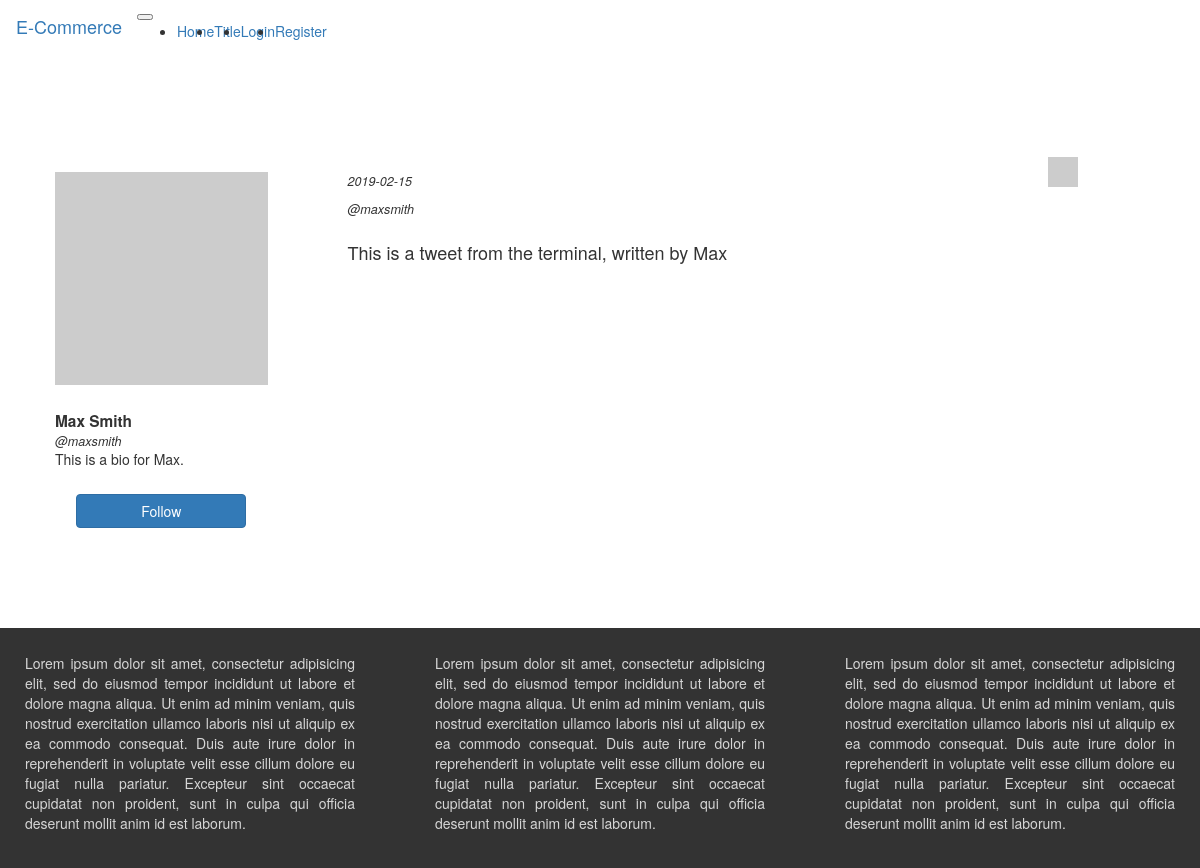
/posts/maxsmith, run on an earlier commit of the app's database.
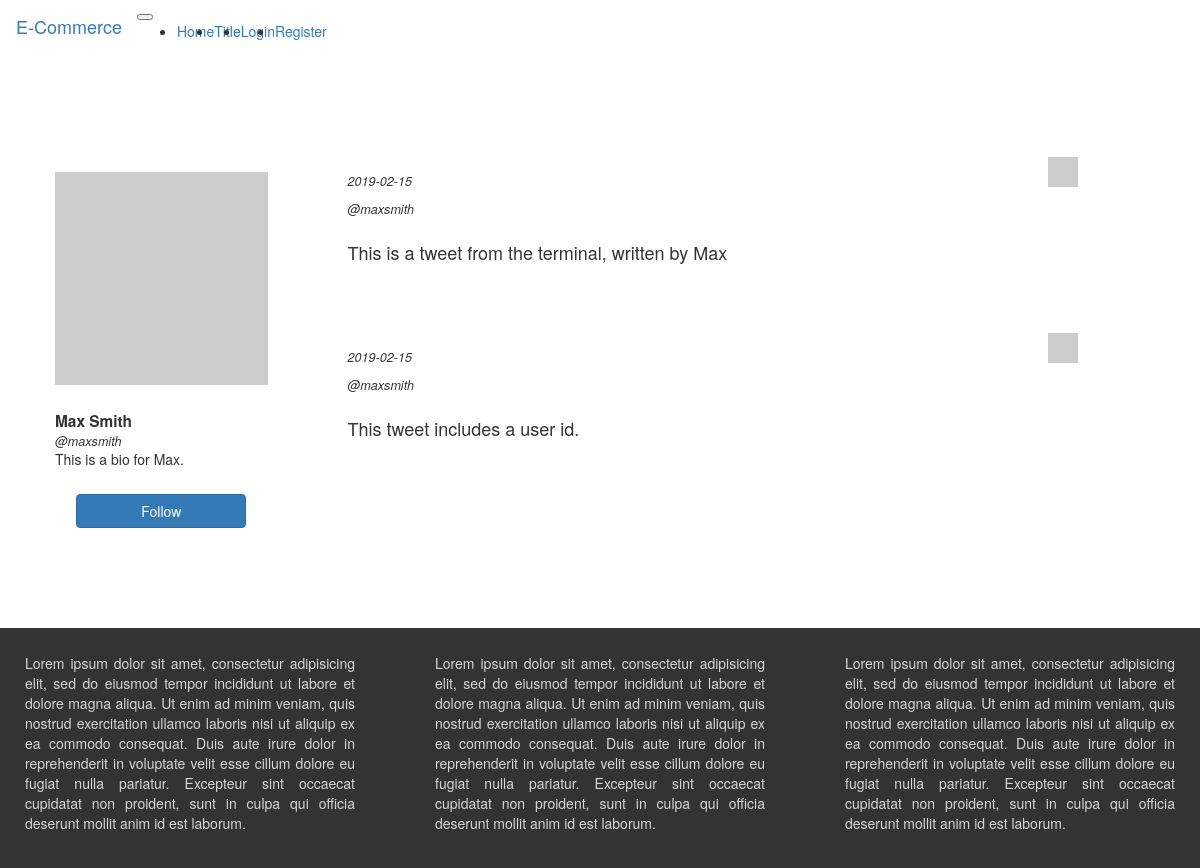
And on a later commit of the database.
### app/models.py (models this page shows, shortened)
class User(db.Model, UserMixin):
    id = db.Column(db.Integer, primary_key=True)
    first_name = db.Column(db.String(50))
    last_name = db.Column(db.String(50))
    age = db.Column(db.Integer)
    bio = db.Column(db.String(150))
    url = db.Column(db.String(150))
    username = db.Column(db.String(30), unique=True, index=True)
    email = db.Column(db.String(120), unique=True)
    password_hash = db.Column(db.String(256))
    posts = db.relationship('Post', backref=db.backref('user', lazy='joined'))

class Post(db.Model):
    post_id = db.Column(db.Integer, primary_key=True)
    user_id = db.Column(db.Integer, db.ForeignKey('user.id'))
    tweet = db.Column(db.String(140))
    date_posted = db.Column(db.DateTime, default=datetime.now().date())

### app/routes.py (the view)
@login_required
@app.route('/posts/<username>', methods=['GET', 'POST'])
def posts(username):
    form = PostForm()
    person = User.query.filter_by(username=username).first()
    if form.validate_on_submit():
        tweet = form.tweet.data
        post = Post(tweet=tweet, user_id=current_user.id)
        db.session.add(post)
        db.session.commit()
        return redirect(url_for('posts', username=username))
    return render_template('posts.html', person=person, title='Posts', form=form, username=username)

### app/templates/posts.html (shortened to what this page needs)
{% extends 'base.html' %}
{% import 'bootstrap/wtf.html' as wtf %}
{% block app_content %}
  <div class="container top-margin-lg">
    <div class="row">
      <div class="col-md-3">
        <div class="card">
          <div class="card-img-top">
            <img src="{{ person.url }}" alt="Profile Image" class="product-img">
          </div>
          <div class="card-title">{{ person.first_name }} {{ person.last_name }}</div>
          <div class="card-subtitle">@{{ person.username }}</div>
          <div class="card-text">
            <p>{{ person.bio }}</p>
          </div>
          <button class="btn btn-primary">Follow</button>
        </div>
      </div>
      <div class="col-md-8 offset-md-1">
        {% for post in person.posts %}
          <div class="row top-margin-sm">
            <div class="col-md-12">
              <div class="card">
                <img src="http://placehold.it/30x30" alt="Profile Image" class="prof_pic">
                <p class="card-subtitle">{{ post.date_posted.date() }}</p>
                <p class="card-subtitle">@{{ person.username }}</p>
                <h4>{{ post.tweet }}</h4>
              </div>
            </div>
          </div>
        {% endfor %}
      </div>
    </div>
  </div>
{% endblock %}

### app/templates/base.html (shortened to what this page needs)
{% extends 'bootstrap/base.html' %}
{% block styles %}
  {{ super() }}
  <link rel="stylesheet" href="../static/css/main.css">
{% endblock %}
{% block navbar %}
<div class="row">
  <div class="col-md-12">
    <nav class="navbar navbar-expand-lg navbar-dark bg-dark">
      <a class="navbar-brand" href="{{ url_for('index') }}">E-Commerce</a>
      <button class="navbar-toggler" type="button" data-toggle="collapse" data-target="#navbarSupportedContent" aria-controls="navbarSupportedContent" aria-expanded="false" aria-label="Toggle navigation">
      </button>
      <div class="collapse navbar-collapse" id="navbarSupportedContent">
        <ul class="navbar-nav mr-auto">
          {% if title == 'Home' %}
          <li class="nav-item active">
          {% else %}
          <li class="nav-item">
          {% endif %}
            <a class="nav-link" href="{{ url_for('index') }}">Home <span class="sr-only">(current)</span></a>
          </li>
          {% if title == 'Title' %}
          <li class="nav-item active">
          {% else %}
          <li class="nav-item">
          {% endif %}
            <a class="nav-link" href="{{ url_for('title') }}">Title</a>
          </li>
          {% if current_user.is_authenticated %}
            <li class="nav-item">
              <a class="nav-link" href="{{ url_for('logout') }}">Logout</a>
            </li>
          {% else %}
            {% if title == 'Login' %}
            <li class="nav-item active">
            {% else %}
            <li class="nav-item">
            {% endif %}
              <a class="nav-link" href="{{ url_for('login') }}">Login</a>
            </li>
            {% if title == 'Register' %}
            <li class="nav-item active">
            {% else %}
            <li class="nav-item">
            {% endif %}
              <a class="nav-link" href="{{ url_for('register') }}">Register</a>
            </li>
          {% endif %}
        </ul>
      </div>
    </nav>
  </div>
</div>
{% endblock %}
{% block content %}
  {% block app_content %}{% endblock %}
  <footer>
    <div class="row top-margin-lg">
      <div class="col-md-4">
        <p>Lorem ipsum dolor sit amet, consectetur adipisicing elit, sed do eiusmod tempor incididunt ut labore et dolore magna aliqua. Ut enim ad minim veniam, quis nostrud exercitation ullamco laboris nisi ut aliquip ex ea commodo consequat. Duis aute irure dolor in reprehenderit in voluptate velit esse cillum dolore eu fugiat nulla pariatur. Excepteur sint occaecat cupidatat non proident, sunt in culpa qui officia deserunt mollit anim id est laborum.</p>
      </div>
      <div class="col-md-4">
        <p>Lorem ipsum dolor sit amet, consectetur adipisicing elit, sed do eiusmod tempor incididunt ut labore et dolore magna aliqua. Ut enim ad minim veniam, quis nostrud exercitation ullamco laboris nisi ut aliquip ex ea commodo consequat. Duis aute irure dolor in reprehenderit in voluptate velit esse cillum dolore eu fugiat nulla pariatur. Excepteur sint occaecat cupidatat non proident, sunt in culpa qui officia deserunt mollit anim id est laborum.</p>
      </div>
      <div class="col-md-4">
        <p>Lorem ipsum dolor sit amet, consectetur adipisicing elit, sed do eiusmod tempor incididunt ut labore et dolore magna aliqua. Ut enim ad minim veniam, quis nostrud exercitation ullamco laboris nisi ut aliquip ex ea commodo consequat. Duis aute irure dolor in reprehenderit in voluptate velit esse cillum dolore eu fugiat nulla pariatur. Excepteur sint occaecat cupidatat non proident, sunt in culpa qui officia deserunt mollit anim id est laborum.</p>
      </div>
    </div>
  </footer>
{% endblock %}

### app/static/css/main.css (style rules this page uses)
body { overflow-x: hidden; }
.top-margin-lg { margin-top: 50px; }
.top-margin-sm { margin-top: 25px; }
.card { padding: 25px; }
.product-img { display: block; margin: 25px auto; width: 100%; }
.card-title { font-weight: bold; font-size: 110%; }
.card-subtitle { font-style: italic; font-size: 90%; }
.card>button { display: block; margin: 25px auto; width: 80%; }
.prof_pic { width: 30px; height: 30px; margin-bottom: 10px; float: right; position: absolute; top: 10px; right: 10px; }
.card>h4 { padding-top: 15px; }
footer { background-color: rgba(0, 0, 0, 0.8); }
footer p { color: rgba(255, 255, 255, 0.8); padding: 25px; text-align: justify; }

What changed in the data, as far as the page shows it:
added Post: date_posted "2019-02-15", {{ person.username }} "maxsmith", tweet "This tweet includes a user id."
